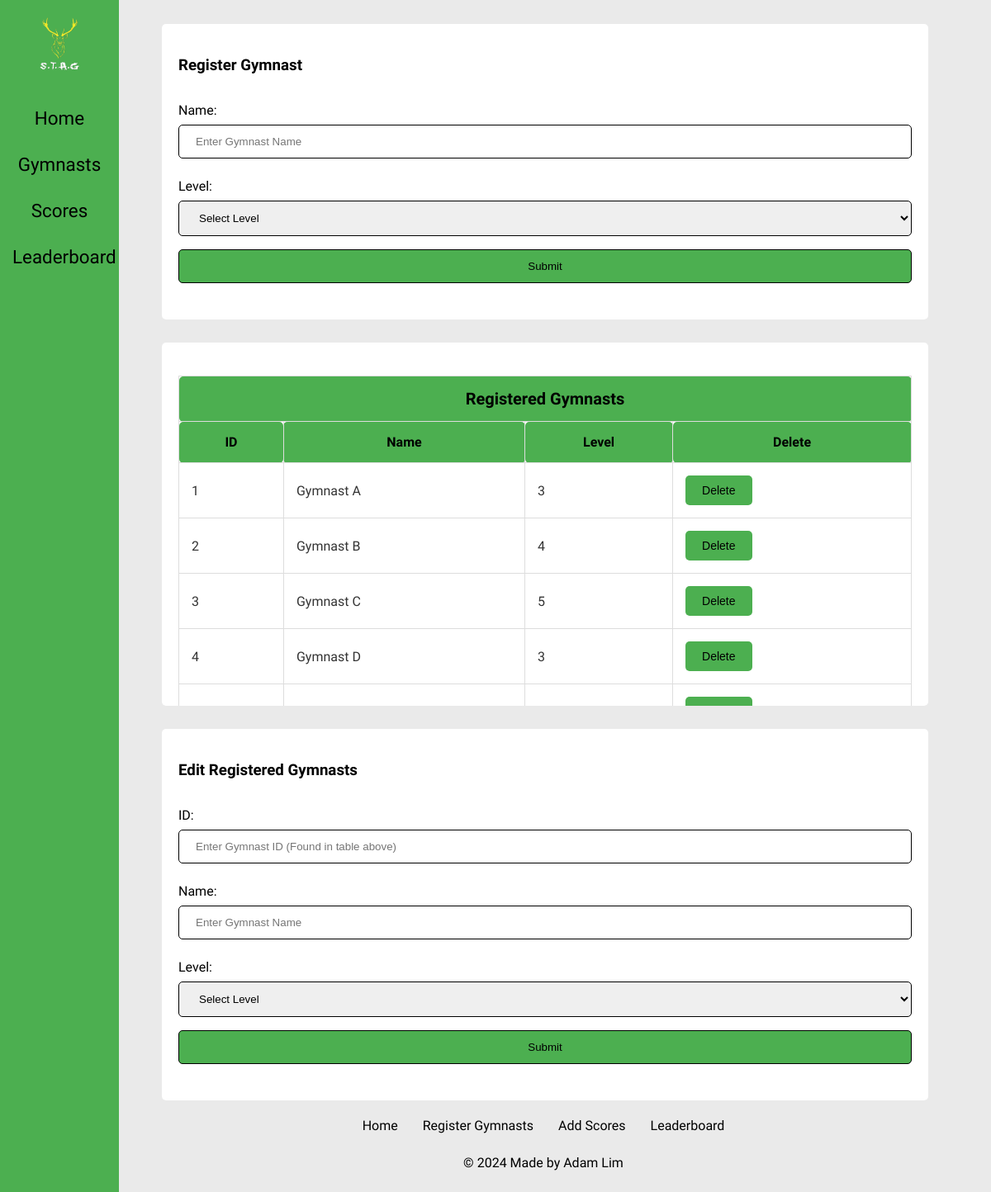
Before: /addgymnast with the older database file.
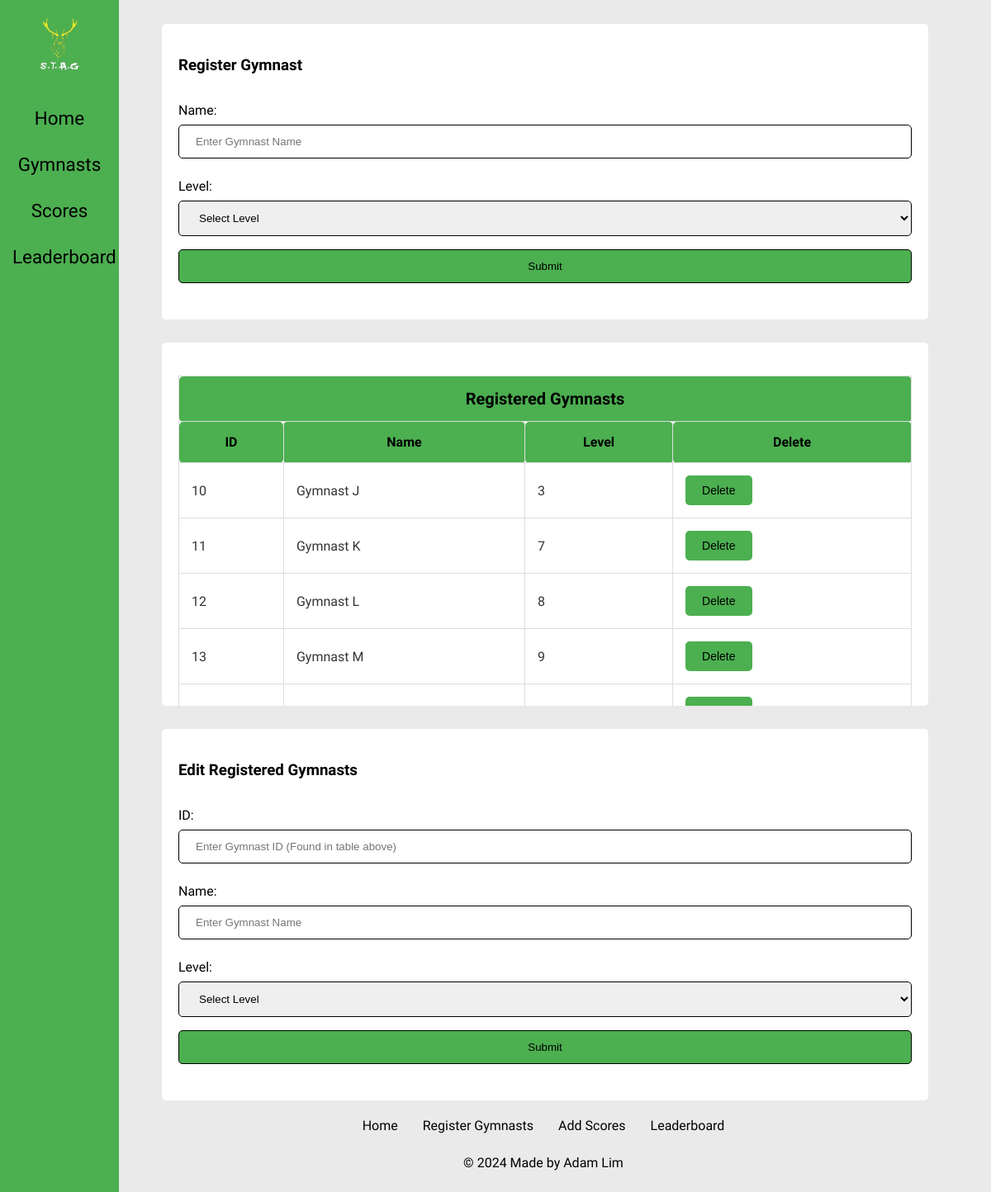
After: the same page with the newer database file.
### tables this page shows
CREATE TABLE gymnast (gymnast_id INTEGER PRIMARY KEY, gymnast_name TEXT, level INTEGER);

### routes.py (the view, shortened to what this page needs)
@app.route("/addgymnast")
def gymnast():
    if request.args:
        name = request.args.get("registorname")
        level = request.args.get("registorlevel")
        if name and level:
            result = db_query("INSERT INTO gymnast (gymnast_name, level) "
                              "VALUES (?, ?)", (name, level), commit=True)
    delete_id = request.args.get("deleteid")
    if delete_id:
        delete_gymnast(delete_id, delete_gymnast=True)
    name = None
    level = None
    error_message = None
    all_gymnasts = db_query("SELECT * FROM gymnast", single=False)
    return render_template("gymnast.html", result=all_gymnasts,
                           error_message=error_message,)

### routes.py (called while the page is built)
def db_query(query_string, params=(), single=True, commit=False):
    with sqlite3.connect("database.db", timeout=5) as conn:
        cur = conn.cursor()
        cur.execute(query_string, params)
        if single:
            result = cur.fetchone()
        else:
            result = cur.fetchall()
        if commit:
            conn.commit()
        return result

### templates/gymnast.html (shortened to what this page needs)
{% extends 'layout.html' %}
{% block content %}
<div class="content">
    <div class="forms">
        <h3>Register Gymnast</h3>
        <form id="registor">
            <p> Name: <input type="text" name="registorname" placeholder="Enter Gymnast Name" minlength="1"
                    maxlength="50" pattern=".*\S.*" title="This field cannot be just whitespace" required></p>
            <p> Level: <select name="registorlevel" required></p>
            <option value="" disabled selected hidden>Select Level</option>
            <input type="submit" />
        </form>
    </div>
    <div class="tables">
        <table>
            <tr>
                <th id="tableheader" colspan="4">Registered Gymnasts</th>
            </tr>
            <tr>
                <th>ID</th>
                <th>Name</th>
                <th>Level</th>
                <th>Delete</th>
            </tr>
            {% for row in result %}
            <tr>
                {% for i in row %}
                <td>{{ i }}</td>
                {% endfor %}
                <td>
                    <form action="/addgymnast">
                        <button class="deletebutton" type="submit"
                            onclick="return confirm('Are you sure you want to delete this gymnast?')">Delete</button>
                    </form>
                </td>
            </tr>
            {% endfor %}
        </table>
    </div>
    <div class="forms">
        <h3>Edit Registered Gymnasts</h3>
        <form id="editgymnast">
            <p> ID: <input type="number" name="id" placeholder="Enter Gymnast ID (Found in table above)" max="100000"
                    required></p>
            <p> Name: <input type="text" name="newname" placeholder="Enter Gymnast Name" maxlength="50" pattern=".*\S.*"
                    title="This field cannot be just whitespace" required></p>
            <p> Level: <select name="newlevel" required></p>
            <option value="" disabled hidden selected>Select Level</option>
            <input type="submit">
        </form>
    </div>
</div>
{% endblock %}

Changed rows visible on the page:
removed gymnast: row "1" "3", gymnast_name "Gymnast A"
removed gymnast: row "2" "4", gymnast_name "Gymnast B"
removed gymnast: row "3" "5", gymnast_name "Gymnast C"
removed gymnast: row "4" "3", gymnast_name "Gymnast D"
now on this page (row unchanged): gymnast: row "10" "3", gymnast_name "Gymnast J"
now on this page (row unchanged): gymnast: row "11" "7", gymnast_name "Gymnast K"
now on this page (row unchanged): gymnast: row "12" "8", gymnast_name "Gymnast L"
now on this page (row unchanged): gymnast: row "13" "9", gymnast_name "Gymnast M"
